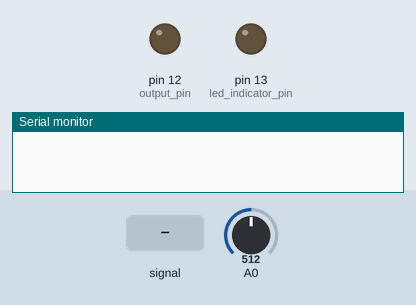
A sketch run on a simulated Arduino Uno, built with avr-gcc and run on an emulated ATmega328P. Shown: output pins drawn as LEDs (lit = HIGH), the last lines printed to the serial monitor. The test bench sets the inputs (shaded band); at power-on: A0 = 512.

Above: at 6.2 s.
6.3 s: A0 fed a 200 Hz sine of ±460 counts around its level
At 7.6 s:
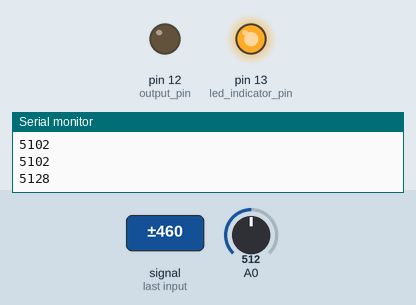
Timing chart, 0 to 15.9 s (numbered marks = the images above; inputs shaded):
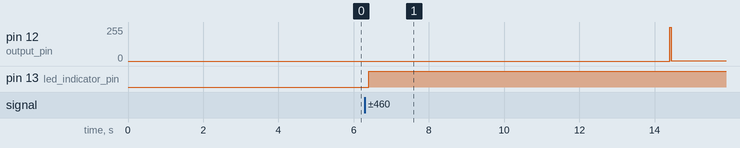

The sketch:

C_digo_ADC_8bits_EMG.ino
```cpp
//Variable indicadora de recorte (frecuenciómetro)
boolean clipping = 0;

//Variables que almacenan datos
byte newData = 0;
byte prevData = 0;
unsigned int time = 0;//keeps time and sends vales to store in timer[] occasionally
int timer[10];//sstorage for timing of events
int slope[10];//storage fro slope of events
unsigned int totalTimer;//used to calculate period
unsigned int period;//storage for period of wave
byte index = 0;//current storage index
float frequency;//storage for frequency calculations
int maxSlope = 0;//used to calculate max slope as trigger point
int newSlope;//storage for incoming slope data
byte maxVoltage=0;
float maxVoltage_presentation;
float risk;
float difFreq;
float difVol;
int risk_bt;

//Variables del frecuenciómetro
byte noMatch = 0;//counts how many non-matches you've received to reset variables if it's been too long
byte slopeTol = 3;//slope tolerance- adjust this if you need
int timerTol = 10;//timer tolerance- adjust this if you need


void setup(){
  delay(5000);                                                        //IMPORTANTE
  Serial.begin(9600);

  pinMode(13,OUTPUT);//led indicator pin
  pinMode(12,OUTPUT);//output pin

  cli();//diable interrupts

  //set up continuous sampling of analog pin 0 at 38.5kHz

  //clear ADCSRA and ADCSRB registers
  ADCSRA = 0;
  ADCSRB = 0;

  ADMUX |= (1 << REFS0); //set reference voltage
  ADMUX |= (1 << ADLAR); //left align the ADC value- so we can read highest 8 bits from ADCH register only

  ADCSRA |= (1 << ADPS2) | (1 << ADPS0); //set ADC clock with 32 prescaler- 16mHz/32=500kHz
  ADCSRA |= (1 << ADATE); //enabble auto trigger
  ADCSRA |= (1 << ADIE); //enable interrupts when measurement complete
  ADCSRA |= (1 << ADEN); //enable ADC
  ADCSRA |= (1 << ADSC); //start ADC measurements

  sei();//enable interrupts
}

ISR(ADC_vect) {//when new ADC value ready

  PORTB &= B11101111;//set pin 12 low
  prevData = newData;//store previous value
  newData = ADCH;//get value from A0
if (newData > maxVoltage && timer){                                                       //IMPORTANTE
    maxVoltage = newData;
    maxVoltage_presentation = maxVoltage * (2.52 * 2 / 256.0);
  }
  if (prevData < 64 && newData >=64){//if increasing and crossing midpoint                //IMPORTANTE
    newSlope = newData - prevData;//calculate slope
    if (abs(newSlope-maxSlope)<slopeTol){//if slopes are ==
      //record new data and reset time
      slope[index] = newSlope;
      timer[index] = time;
      time = 0;
      if (index == 0){//new max slope just reset
        PORTB |= B00010000;//set pin 12 high
        noMatch = 0;
        index++;//increment index
      }
      else if (abs(timer[0]-timer[index])<timerTol && abs(slope[0]-newSlope)<slopeTol){//if timer duration and slopes match
        //sum timer values
        totalTimer = 0;
        for (byte i=0;i<index;i++){
          totalTimer+=timer[i];
        }
        period = totalTimer;//set period
        //reset new zero index values to compare with
        timer[0] = timer[index];
        slope[0] = slope[index];
        index = 1;//set index to 1
        PORTB |= B00010000;//set pin 12 high
        noMatch = 0;
      }
      else{//crossing midpoint but not match
        index++;//increment index
        if (index > 9){
          reset();
        }
      }
    }
    else if (newSlope>maxSlope){//if new slope is much larger than max slope
      maxSlope = newSlope;
      time = 0;//reset clock
      noMatch = 0;
      index = 0;//reset index
    }
    else{//slope not steep enough
      noMatch++;//increment no match counter
      if (noMatch>9){
        reset();
      }
    }
  }

  if (newData == 0 || newData == 1023){//if clipping
    //PORTB |= B00100000;//set pin 13 high- turn on clipping indicator led                /YA NO PRENDE EL LED
    clipping = 1;//currently clipping
  }

  time++;//increment timer at rate of 38.5kHz
}

void reset(){//clea out some variables
  index = 0;//reset index
  noMatch = 0;//reset match couner
  maxSlope = 0;//reset slope
}


//YA NO USA ESTA FUNCIÓN
void checkClipping(){//manage clipping indicator LED
  if (clipping){//if currently clipping
    PORTB &= B11011111;//turn off clipping indicator led
    clipping = 0;
  }
}


void loop(){

  //checkClipping();

  frequency = 38462/float(period);//calculate frequency timer rate/period

  //print results
  if(frequency < 123132564456){
    /*Serial.print(frequency);
    Serial.println(" hz");
    Serial.print(maxVoltage_presentation);
    Serial.println(" V");*/
    difFreq=frequency-0.56;
    difVol=maxVoltage_presentation-1.42;
    if(difVol>=0 && difFreq>=0){
      risk = 50 + ((difFreq*50+difVol*50)/2);
      /*Serial.print(risk);
      Serial.println(" %");*/
      //if(Serial.available()>0){
      risk_bt=(int)risk;          //Casteamos a una variable entera porque Kodular solo permite valores enteros
      Serial.println(risk_bt);
      //}
      PORTB |= B00100000;//set pin 13 high- turn on clipping indicator led
    }
  }

  delay(100);//feel free to remove this if you want

  //do other stuff here
}
```

Measured:
- after the input at 6.3 s, pin 12 (output_pin): 0/255 → 1/255 after 8.1 s; pin 13 (led_indicator_pin): LOW → HIGH after 0.10 s
